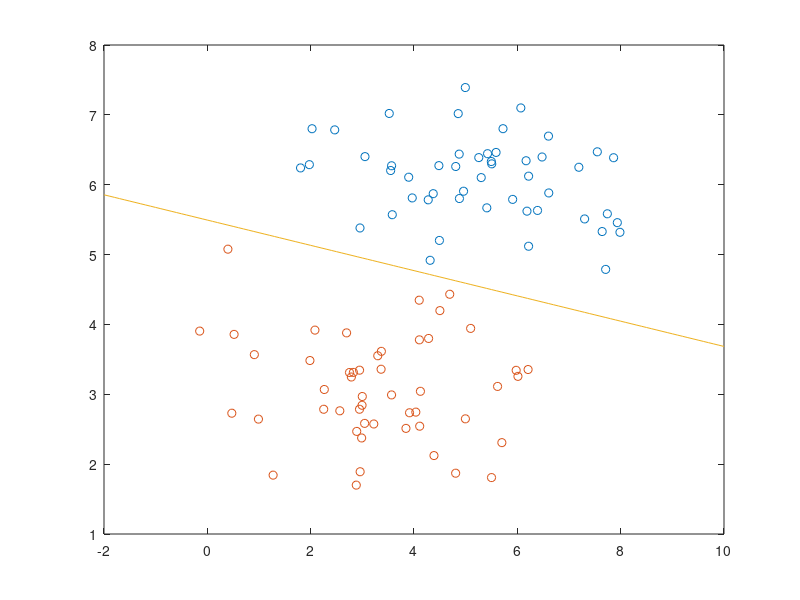

Recreate this plot in MATLAB.
% Ejercicio 5

clear all; close all; clc;

load('data_2.mat');

c1 = (y == 0);
c2 = (y == 1);

G = 400; % Generaciones
N = 200; % Población
F = 1.2;
CR = 0.6;
M = length(x1);
lambda = 5;

xl = 0 * ones(3, 1);
xu = 10 * ones(3, 1);

plot(x1(c1), x2(c1), 'o'); hold on;
plot(x1(c2), x2(c2), 'o');

h = @(w) w(1) + w(2)*x1 + w(3)*x2;
g = @(w) 1./(1 + exp(-h(w)));
f = @(w) 1/2*M * sum((y - g(w)).^2) + (lambda/M)*(w(2)^2 + w(3)^2);

w = ones(3, N); % Individuos
v = ones(3, N); % Vector mutado
u = ones(3, N); % Vector de prueba
r1 = 1;
r2 = 1;
r3 = 1;

for i = 1:N
  w(:, i) = xl + (xu - xl).*rand(3, 1);
end

for i = 1:G
  % Evolución Diferencial
  for j = 1:N
    while j == r1 || j == r2 || j == r3 || r1 == r2 || r1 == r3 || r2 == r3
      r1 = randi([1 N]);
      r2 = randi([1 N]);
      r3 = randi([1 N]);
    end
    v(:, j) = w(:, r1) + F*(w(:, r2) - w(:, r3));

    for k = 1:3
      if rand <= CR
        u(k, j) = v(k, j);
      else
        u(k, j) = w(k, j);
      end
    end

    if f(u(:, j)) < f(w(:, j)) 
      w(:, j) = u(:, j);
    end  
  end
end

wbest = w(:, 1);
for i = 2:N
  if f(wbest) < f(w(:, i))
    wbest = w(:, i);
  end
end
wbest
f(wbest)

xn1 = -2:0.1:10;
xn2 = (-wbest(1) - wbest(2)*xn1)/wbest(3);
plot(xn1,xn2,'-');
